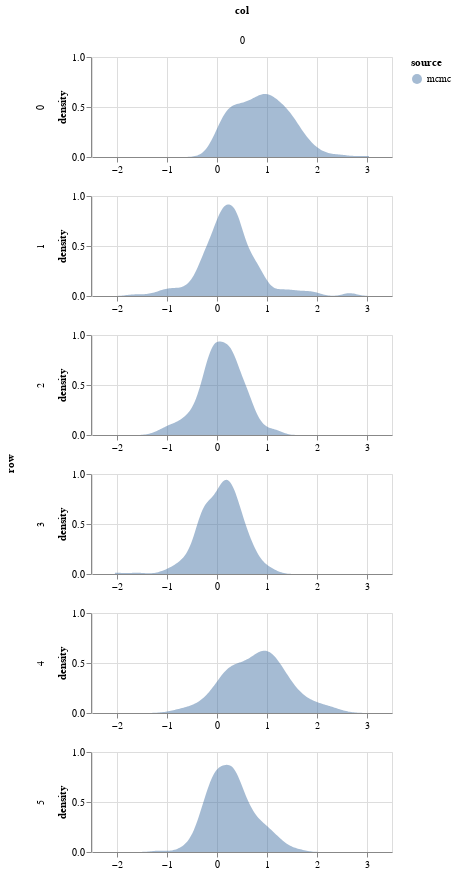

Notebook code for this chart:
### Code cell
param = 'beta'
df = get_post_df(ps[param]) 
df['source'] = 'mcmc'
plot_density(df, height=100)

### Figure 1 — Vega-Lite specification as saved in the notebook (floating-point values rounded to 4 significant figures; data arrays with more than 128 entries replaced by an {"elided": "..."} marker saying what was removed)
{"config": {"view": {"continuousWidth": 400, "continuousHeight": 300}}, "data": {"name": "data-036f433ec2d38622f303412a14b4e4fd"}, "mark": {"type": "area", "opacity": 0.5}, "encoding": {"color": {"type": "nominal", "field": "source"}, "column": {"type": "quantitative", "field": "col"}, "row": {"type": "quantitative", "field": "row"}, "x": {"type": "quantitative", "field": "value", "title": null}, "y": {"type": "quantitative", "field": "density"}}, "height": 100, "resolve": {"scale": {"x": "independent"}}, "transform": [{"fold": ["value"]}, {"density": "value", "groupby": ["cn", "row", "col", "source"]}], "width": 300, "$schema": "https://vega.github.io/schema/vega-lite/v4.8.1.json", "datasets": {"data-036f433ec2d38622f303412a14b4e4fd": {"elided": "1200 records"}}}
